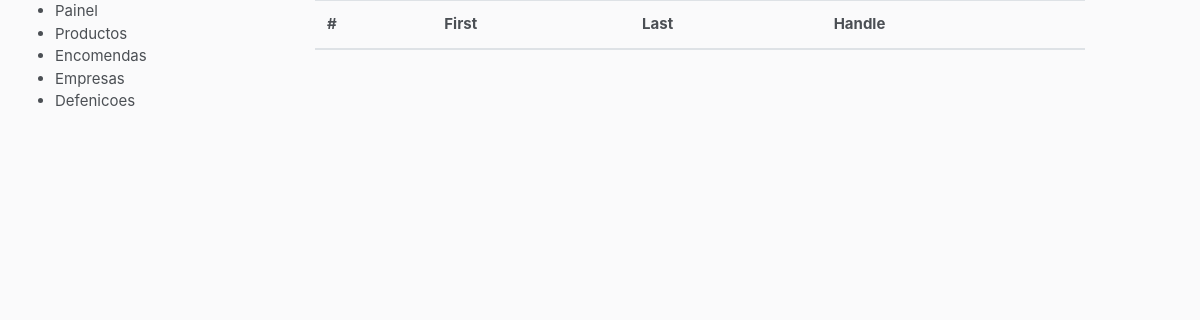
/dashboard/companies/, run on an earlier commit of the app's database.
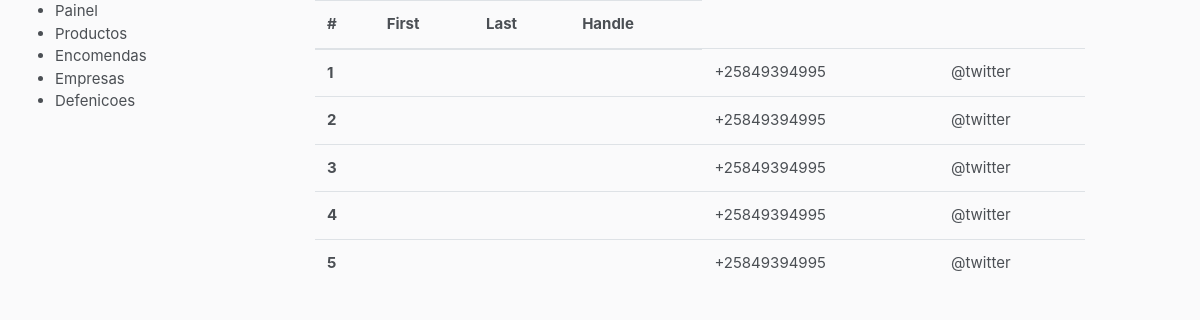
And on a later commit of the database.
### account/models.py (models this page shows, shortened)
class Company(models.Model):
    user = models.OneToOneField(settings.AUTH_USER_MODEL, on_delete=models.CASCADE)
    commercial_name = models.CharField(max_length=30, blank=False, unique=True)
    address = models.CharField(max_length=30, blank=True)
    created_date = models.DateTimeField(default=timezone.now)
    uploaded_at = models.DateTimeField(blank=True, null=True)

class User(AbstractUser):
    username = None
    email = models.EmailField(_('email address'), unique=True)
    phone_regex = RegexValidator(regex=r'^\+?258?\d{9,13}$', message="O número de telefone deve ser digitado no formato: '+258849293949'. São permitidos até 13 dígitos.")
    phone_number = models.CharField(validators=[phone_regex], max_length=13, blank=True) # validators should be a list
    USERNAME_FIELD = 'email'
    REQUIRED_FIELDS = []
    objects = UserManager()

### dashboard/views.py (the view)
# urls.py: path("companies/", views.CompanyListView.as_view(), name="companies"),
class CompanyListView(ListView):
    model = Company
    template_name = 'dashboard/companies.html'
    context_object_name = 'companies'
    paginate_by = 20
    def get_context_data(self, **kwargs):
        context = super(CompanyListView, self).get_context_data(**kwargs)
        companies = self.get_queryset()
        page = self.request.GET.get('page')
        paginator = Paginator(companies, self.paginate_by)
        try:
            users = paginator.page(page)
        except PageNotAnInteger:
            users = paginator.page(1)
        except EmptyPage:
            products = paginator.page(paginator.num_pages)
        context['companies'] = companies
        return context

### price/templates/dashboard/companies.html (shortened to what this page needs)
{% extends "price/layout/base.html" %}
{% load staticfiles %}
{% load staticfiles %}
{% block styles %}
<link rel="stylesheet" href="{% static 'stylesheet/main.css' %}">
<link rel="stylesheet" href="https://use.fontawesome.com/releases/v5.7.2/css/all.css">
{% endblock %}
{% block content %}
<main>
    <div class="container-fluid">
        <div class="row">
            <div class="col-md-3">
                <aside>
                    <ul>
                        <li>Painel</li>
                        <li>Productos</li>
                        <li>Encomendas</li>
                        <li>Empresas</li>
                        <li>Defenicoes</li>
                    </ul>
                </aside>
            </div>
            <div class="col-md-8">
                <section>
                    <table class="table table-borderless">
                        <thead>
                        <tr>
                            <th scope="col">#</th>
                            <th scope="col">First</th>
                            <th scope="col">Last</th>
                            <th scope="col">Handle</th>
                        </tr>
                        </thead>
                        <tbody>
                        {% for company in companies %}
                        <tr>
                            <th scope="row">{{ company.id }}</th>
                            <td colspan="2">{{ company.address }}</td>
                            <td colspan="2">{{ user.email }}</td>
                            <td colspan="2">{{ company.user.phone_number }}</td>
                            <td>@twitter</td>
                        </tr>
                        {% endfor %}
                        </tbody>
                    </table>
                </section>
            </div>
        </div>
    </div>
</main>
{% endblock %}

What changed in the data, as far as the page shows it:
added Company: id "1", user.phone_number "+25849394995"
added Company: id "2", user.phone_number "+25849394995"
added Company: id "3", user.phone_number "+25849394995"
added Company: id "4", user.phone_number "+25849394995"
added Company: id "5", user.phone_number "+25849394995"
